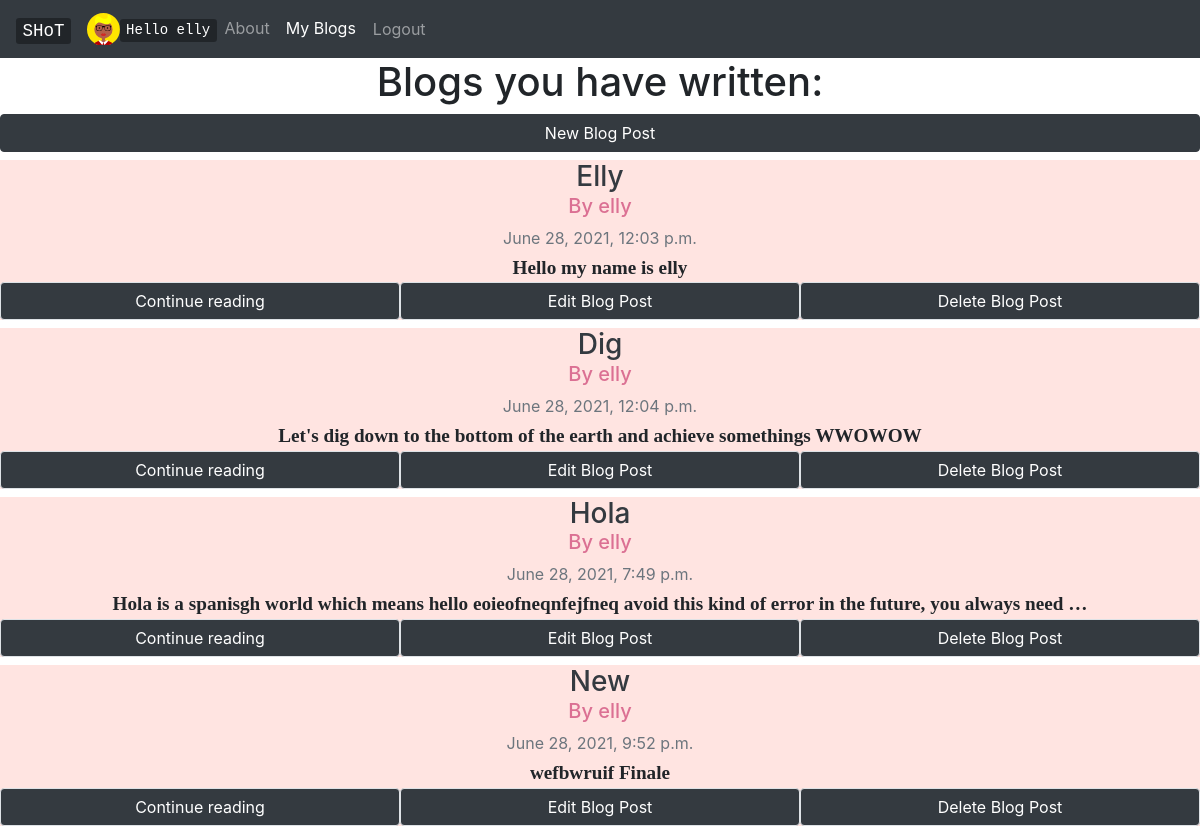
/myblogs (signed in), run on the app's committed database.
### users/models.py (models this page shows)
class user_avatar(models.Model):
    user = models.OneToOneField(User,on_delete=CASCADE,null=True)
    avatar_svg = models.TextField(null=True)

### blogs/models.py (models this page shows, shortened)
class BlogPost(models.Model):
    title = models.CharField(max_length=100)
    text = models.TextField()
    date_n_time = DateTimeField(auto_now_add=True,null=True)
    likes = models.IntegerField(default=0)
    dislikes = models.IntegerField(default=0)
    owner = models.ForeignKey(User,on_delete=CASCADE)

### blogs/views.py (the view)
# urls.py: path('myblogs',views.myblogs,name="myblogs"),
def myblogs(request):
    if request.user.is_authenticated    :
        blog_entries = BlogPost.objects.filter(owner = request.user)
        context = {
            'blog_entries':blog_entries
        }
        return render(request,'blogs/myblogs.html',context)
    else:
        messages.error(request,"Please login to continue!")
        return redirect('users:login')

### users/context_processors.py (called while the page is built)
def avatar(request):
    if request.user.is_authenticated:
        user = request.user
        if  user_avatar.objects.filter(user = user).first()!=None:
            model_object_concerned = user_avatar.objects.get(user = user)
            avatar_svg_pass = model_object_concerned.avatar_svg
            return {'avatar_svg':avatar_svg_pass}
    return {}

### blogs/templates/blogs/myblogs.html
{%extends 'blogs/base.html'%}
{%block myblogsactive%} active {%endblock myblogsactive%}
{%block content%}
<div class="row text-center m-0">
<h1 class="col-12" style="padding: 0%;">Blogs you have written:</h1>
<a class="btn btn-dark col-12 mb-2" href="{%url 'blogs:new_post'%}">New Blog Post</a>
{%for blog in blog_entries%}
<div class="col-md-12 mb-2" style="background: mistyrose;">
        <h3 class="mb-0">
          <a class="text-dark" href="{%url 'blogs:post' blog.id%}">{{blog.title|title}}</a>
        </h3>
        <h5 style="color: palevioletred;">By <a href="{%url 'users:profile' blog.owner.id%}" style="color: palevioletred;">{{blog.owner.username}}</a></h5>
        <div class="mb-1 text-muted">{{blog.date_n_time}}</div>
        <p class="card-text mb-auto font-weight-bold" style="font-size: larger;font-family: cursive;">{{blog.text|truncatewords:20}}</p>
        <div class="row">
            <a href="{%url 'blogs:post' blog.id%}" class="col-md-4 btn btn-dark border">Continue reading</a>
        <a class="btn btn-dark col-md-4 border" href="{%url 'blogs:edit_post' blog.id%}">Edit Blog Post</a>
        <a class="btn btn-dark col-md-4 border" href="{%url 'blogs:delete_post' blog.id%}">Delete Blog Post</a>
        </div>
        </div>
{%endfor%}
</div>
{%endblock content%}

### blogs/templates/blogs/base.html (shortened to what this page needs)
{% load static %}
<!DOCTYPE html>
<html lang="en">
<head>
  <link rel="stylesheet" href="https://maxcdn.bootstrapcdn.com/bootstrap/4.5.2/css/bootstrap.min.css">
</head>
<body>
  {%block navigation%}
  <nav class="navbar navbar-expand-md bg-dark navbar-dark">
    <a class="navbar-brand" href="{%url 'blogs:home'%}"><kbd>SHoT</kbd></a>
    <div class="collapse navbar-collapse" id="col-view">
      {%if user.is_authenticated%}
      <a class="nav-item" style="min-width: 3%;" href="{%url 'users:profile' request.user.id%}">
        {{avatar_svg|safe}}
      </a>
      <a class="nav-item" href="{%url 'users:profile' request.user.id %}">
        <kbd>Hello {{user.username}}</kbd>
      </a>
      {%endif%}
      <ul class="navbar-nav justify-content-end">
        <li class="nav-item {%block aboutactive%}{%endblock aboutactive%}">
          <a class="nav-link" href="{%url 'blogs:about'%} ">About</a>
        </li>
        {%if user.is_authenticated%}
        <li class="nav-item {%block myblogsactive%}{%endblock myblogsactive%}">
          <a class="nav-link" href="{%url 'blogs:myblogs'%} ">My Blogs</a>
        </li>
        <li class="nav-item ">
          <a class="nav-link btn" href="{%url 'users:my_logout'%}"">Logout</a>
        </li>
        {%endif%}
      </ul>
    </div>
  </nav>
            {%endblock navigation%}
            {%block content%}
            {%endblock content%}
</body>
</html>

### data on the page
BlogPost: title "Elly", owner.username "elly", date_n_time "June 28, 2021, 12:03 p.m.", text "Hello my name is elly"
BlogPost: title "Dig", owner.username "elly", date_n_time "June 28, 2021, 12:04 p.m.", text "Let's dig down to the bottom of the earth and achieve somethings WWOWOW"
BlogPost: title "Hola", owner.username "elly", date_n_time "June 28, 2021, 7:49 p.m.", text "Hola is a spanisgh world which means hello eoieofneqnfejfneq avoid this kind of error in the future, you always need …"
BlogPost: title "New", owner.username "elly", date_n_time "June 28, 2021, 9:52 p.m.", text "wefbwruif Finale"

### other printed values
{{ user.username }} "elly"
